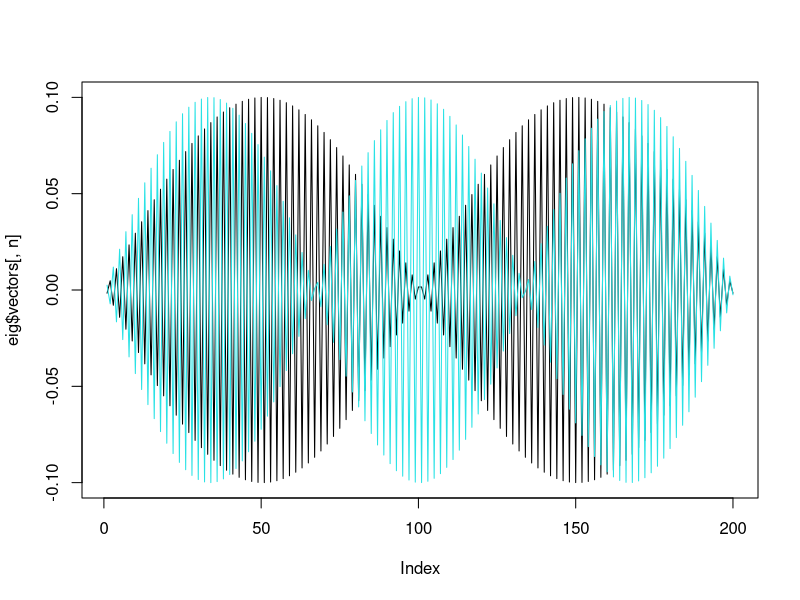

The R source for this figure:
#' This script shows that the eigenvectors of a Toeplitz matrix have a Fourier basis structure under t-distribution
#' assumptions, as described in A. Meucci, "Risk and Asset Allocation", Springer, 2005,  Chapter 3.
#'
#' @references
#' \url{http://symmys.com/node/170}
#' See Meucci's script for "S_Toeplitz.R"
#'
#' @author Xavier Valls \email{flamejat@@gmail.com}


###############################################################################################################
### Inputs

N = 200; # dimension of the matrix
Decay = 0.9; # decay factor

###############################################################################################################
T = diag( 1, N);
for( n in 1 : (N - 1) )
{

    T = T + Decay^n * ( cbind(  matrix( 0, N, N -( N-n ) ), diag( 1, N , N-n) ) +
      cbind( rbind( matrix(0, N-(N-n), N-n ), diag( 1, N-n)), matrix(0, N, N-(N-n) ) )) ;


}
eig = eigen( T );

###############################################################################################################

#R sorts the eigen vectors, so the results aren't going to be exactly the same as in MATLAB

dev.new();
plot( eig$vectors[ , n ], type = "l", col = runif(1)*100 );
lines( eig$vectors[ , n-1 ], type = "l", col = runif(1)*100 );
